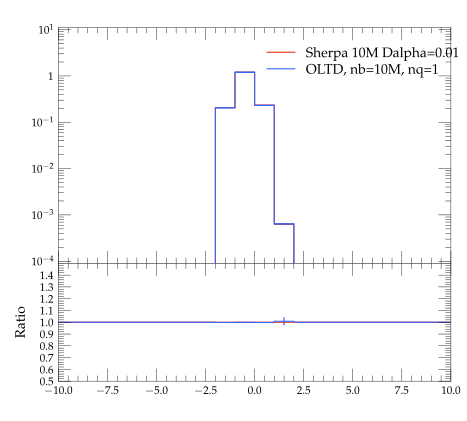

The script that saved this image:
#! /usr/bin/env python

# This Python script was auto-generated using YODA v2.0.0.
# Analysis object: /evtb/inc_t_y
# Timestamp: 13-04-2024 (07:56:31)

import matplotlib as mpl
import matplotlib.pyplot as plt
mpl.use('Agg') # comment out for interactive use
import os
import numpy as np

plotDir = os.path.split(os.path.realpath(__file__))[0]
if 'YODA_USER_PLOT_PATH' in globals():
    plot_outdir = globals()['YODA_USER_PLOT_PATH']
else:
    plot_outdir = plotDir

#plot style
plt.style.use(os.path.join(plotDir, '../default.mplstyle'))
# plot metadata
figW, figH = plt.rcParams['figure.figsize']
ax_xLabel = r''
ax_yLabel = r''
ax_title  = r''
ax_xScale = 'linear'
ax_yScale = 'log'
xLims = (-10.0, 10.0)
yLims = (9e-05, 11.0)

# TeX-friendly labels for the legend
labels = [ r"Sherpa 10M Dalpha=0.01", r"OLTD, nb=10M, nq=1" ]

# Create figure and axis objects
fig, (ax, ratio0_ax) = plt.subplots(2, 1, sharex=True,
                  figsize=(figW,figH), gridspec_kw={'height_ratios': (2, 1)})
ratio0_ax.yaxis.set_major_locator(mpl.ticker.MultipleLocator(0.1))
ratio0_ax.set_ylim(0.5, 1.4999)
ratio0_ax.set_ylabel('Ratio')

# LineColor map: curve index -> color
linecolors = {0: '#EE3311', 1: '#3366FF'}
# the numerical data is stored in a separate file
dataf = dict()
prefix = os.path.split(__file__)[0]
if prefix:    prefix = prefix + '/'
exec(open(prefix+'inc_t_y__data.py').read(), dataf)


legend_handles = [] # keep track of handles for the legend

# style options for curves
# starts at zorder>=5 to draw curve on top of legend
styles = {
  'curve0': {
    'color' : linecolors[0],
    'linestyle' : '-',
    'marker' : 'o',
    'zorder' : 5,
    'histstyle' : True,
  },
  'curve1': {
    'color' : linecolors[1],
    'linestyle' : '-',
    'marker' : 'o',
    'zorder' : 6,
    'histstyle' : True,
  },
}
# curve from input yoda files in main panel
for label in dataf['yvals'].keys():
    if all(np.isnan(v) for v in dataf['yvals'][label]):
        continue
    tmp = None
    if styles[label]['histstyle']: # draw as histogram
        tmp, = ax.plot(dataf['xedges'], dataf['yedges'][label],
                       color=styles[label]['color'],
                       linestyle=styles[label]['linestyle'],
                       drawstyle='steps-pre', solid_joinstyle='miter',
                       zorder=styles[label]['zorder'], label=label)
        ax.errorbar(dataf['xpoints'], dataf['yvals'][label], color=styles[label]['color'],
                    xerr=dataf['xerrs'], yerr=[dataf['ydowns'][label], dataf['yups'][label]],
                    linestyle='none', zorder=styles[label]['zorder'])
    else: # draw as scatter
        tmp = ax.errorbar(dataf['xpoints'], dataf['yvals'][label],
                          xerr=dataf['xerrs'],
                          yerr=[ dataf['ydowns'][label],
                          dataf['yups'][label] ],
                          fmt=styles[label]['marker'],
                          ecolor=styles[label]['color'],
                          color=styles[label]['color'], zorder=2)
        tmp[-1][0].set_linestyle(styles[label]['linestyle'])
    legend_handles += [tmp]
    for varLabel in dataf['variation_yvals'].keys():
        if varLabel.startswith(label):
            tmp, = ax.plot(dataf['xedges'], dataf['variation_yvals'][varLabel],
                           color=styles[label]['color'],
                           linestyle=styles[label]['linestyle'],
                           drawstyle='steps-pre', solid_joinstyle='miter',
                           zorder=styles[label]['zorder'], alpha=0.5)


# plots on ratio panel
# curve from input yoda files in ratio panel
for label, yvals in dataf['ratio0_yvals'].items():
    if all(np.isnan(v) for v in yvals):
        continue
    if styles[label]['histstyle']: # plot as histogram
        ratio0_ax.plot(dataf['xedges'], yvals,
                       color=styles[label]['color'],
                       linestyle=styles[label]['linestyle'],
                       drawstyle='steps-pre', zorder=1,
                       solid_joinstyle='miter')
        ratio0_ax.vlines(dataf['xpoints'],
                         dataf['ratio0_ymin'][label],
                         dataf['ratio0_ymax'][label],
                         color=styles[label]['color'], zorder=1)
    else: # plot as scatter
        tmp = ratio0_ax.errorbar(dataf['xpoints'],
                                 yvals, xerr=dataf['xerrs'],
                                 yerr=dataf['ratio0_yerrs'][label],
                                 fmt=styles[label]['marker'],
                                 ecolor=styles[label]['color'],
                                 color=styles[label]['color'])
        tmp[-1][0].set_linestyle(styles[label]['linestyle'])

    for varlabel in dataf['ratio0_variation_vals'].keys():
        if varlabel.startswith(label):
            ratio0_ax.plot(dataf['xedges'],
                            dataf['ratio0_variation_vals'][varlabel],
                            color=styles[label]['color'],
                            linestyle=styles[label]['linestyle'],
                            drawstyle='steps-pre', solid_joinstyle='miter',
                            zorder=1, alpha=0.5)

legend_pos = (0.5, 0.97)
ax.legend(legend_handles, labels, loc='upper left', bbox_to_anchor=legend_pos)

# set plot metadata as defined above
ratio0_ax.set_xlabel(ax_xLabel)
ratio0_ax.xaxis.set_label_coords(1., -.15)
ax.set_ylabel(ax_yLabel, loc='top')
ax.set_title(ax_title, loc='left')
ax.set_xscale(ax_xScale)
ax.set_yscale(ax_yScale)
ax.set_xlim(xLims)
ax.set_ylim(yLims)

# tick formatting
plt.rcParams['xtick.top'] = True
plt.rcParams['ytick.right'] = True
ax.yaxis.set_major_locator(mpl.ticker.LogLocator(base=10.0, numticks=np.inf))
ax.yaxis.set_minor_locator(mpl.ticker.LogLocator(
                           base=10.0, subs=np.arange(0.1, 1, 0.1), numticks=np.inf))
fig.align_ylabels((ax, ratio0_ax))
plt.savefig(os.path.join(plot_outdir, 'inc_t_y.pdf'), format='PDF')
plt.savefig(os.path.join(plot_outdir, 'inc_t_y.png'), format='PNG')

plt.close(fig)
